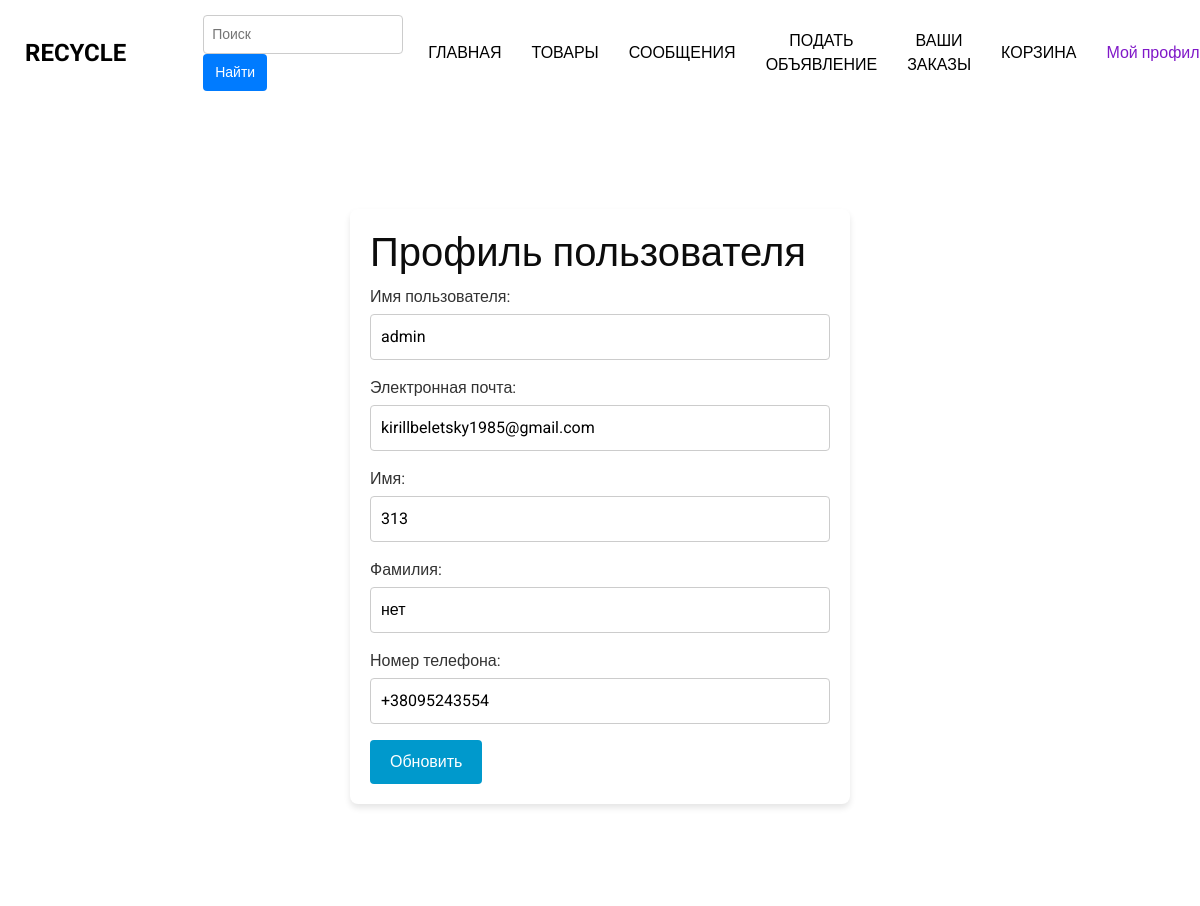
The app's page /accounts/profile/ (signed in), older data.
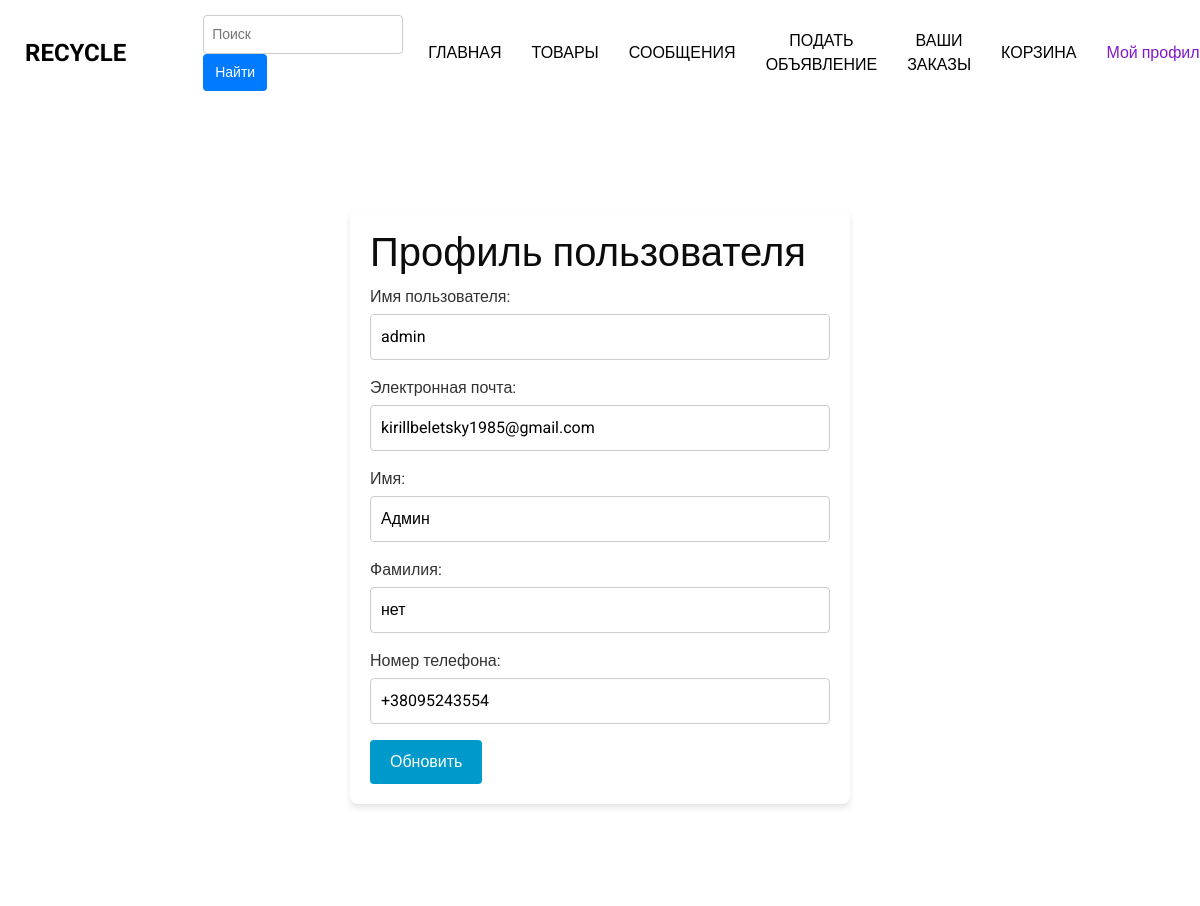
The same page, newer data.
### accounts/models.py (models this page shows, shortened)
class User(AbstractUser):
    phone_number = models.CharField(max_length=20, verbose_name="Номер телефона")
    city = models.CharField(max_length=100, choices=CITY_CHOICES, verbose_name="Населенный пункт")
    average_rating = models.DecimalField(max_digits=3, decimal_places=2, default=0.0, verbose_name="Средний рейтинг")
    total_ratings = models.PositiveIntegerField(default=0, verbose_name="Количество оценок")

### accounts/views.py (the view)
# urls.py: path('profile/', views.profile, name='profile'),
def profile(request):
    if request.method == "POST":
        services.get_and_update_fields(request)
        return redirect('profile')
    return render(request, 'users/profile.html', {'user': request.user})

### templates/users/profile.html (shortened to what this page needs)
{% extends 'products/new/base.html' %}
{% load static %}
{%block styles%}<link rel="stylesheet" type="text/css" href="{% static 'profile.css' %}">{% endblock %}
{% block content %}
<div class="profile-container">
    <div class="profile-box">
        <h1>Профиль пользователя</h1>
        <form method="post">
            <div class="form-group">
                <label for="username">Имя пользователя:</label>
                <input type="text" id="username" name="username" value="{{ user.username }}" required>
            </div>
            <div class="form-group">
                <label for="email">Электронная почта:</label>
                <input type="text" id="email" name="email" value="{{ user.email }}" required>
            </div>
            <div class="form-group">
                <label for="first_name">Имя: </label>
                <input type="text" name="first_name" value="{{ user.first_name }}" required>
            </div>
            <div class="form-group">
                <label for="last_name">Фамилия: </label>
                <input type="text" name="last_name" value="{{ user.last_name }}" required>
            </div>
            <div class="form-group">
                <label for="phone_number">Номер телефона: </label>
                <input type="text" name="phone_number" value="{{ user.phone_number }}" required>
            </div>
            <input type="submit" value="Обновить" class="custom-button">
        </form>
    </div>
</div>
{% endblock %}

Row changes from the older to the newer data that the page shows:
changed User "admin": first_name "313" → "Админ"
